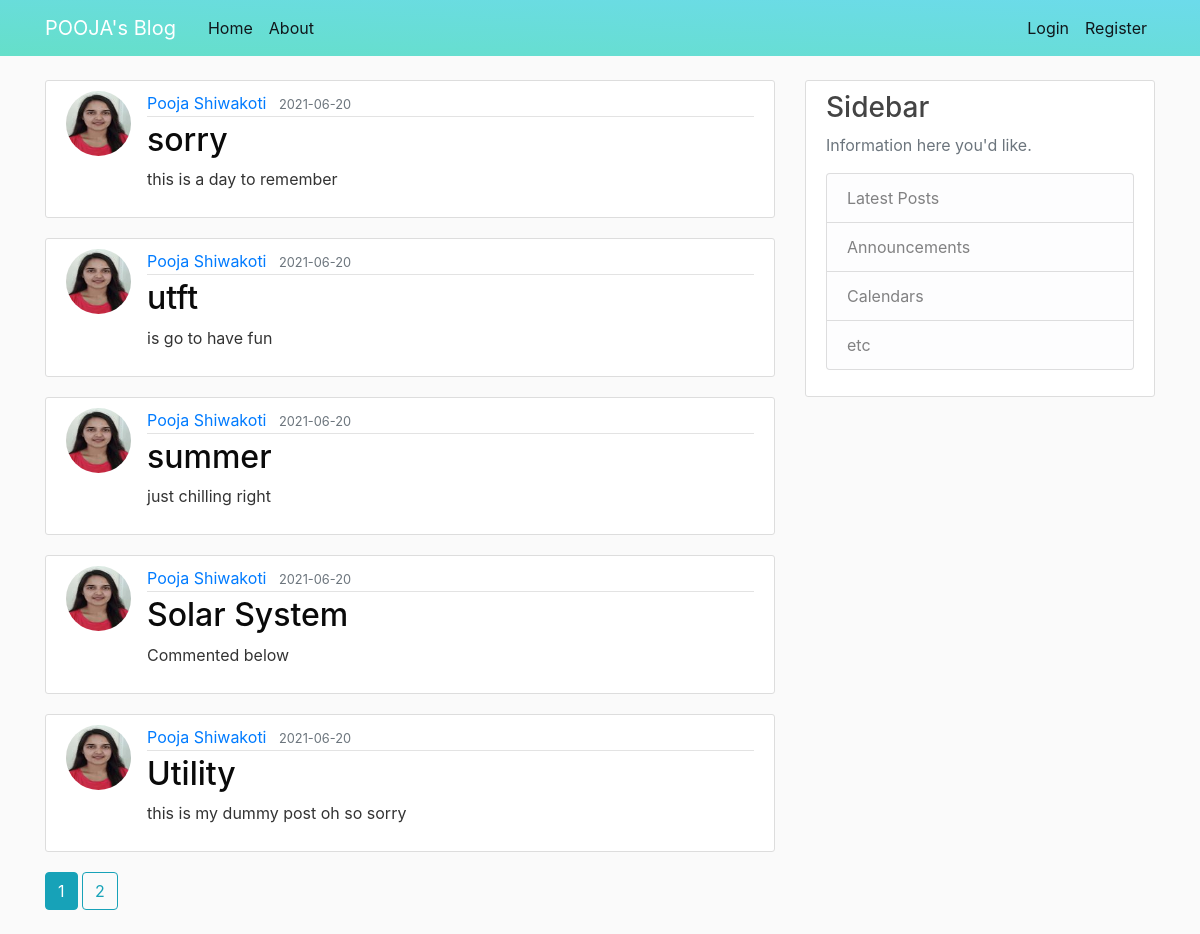
Page /home on the earlier database version.
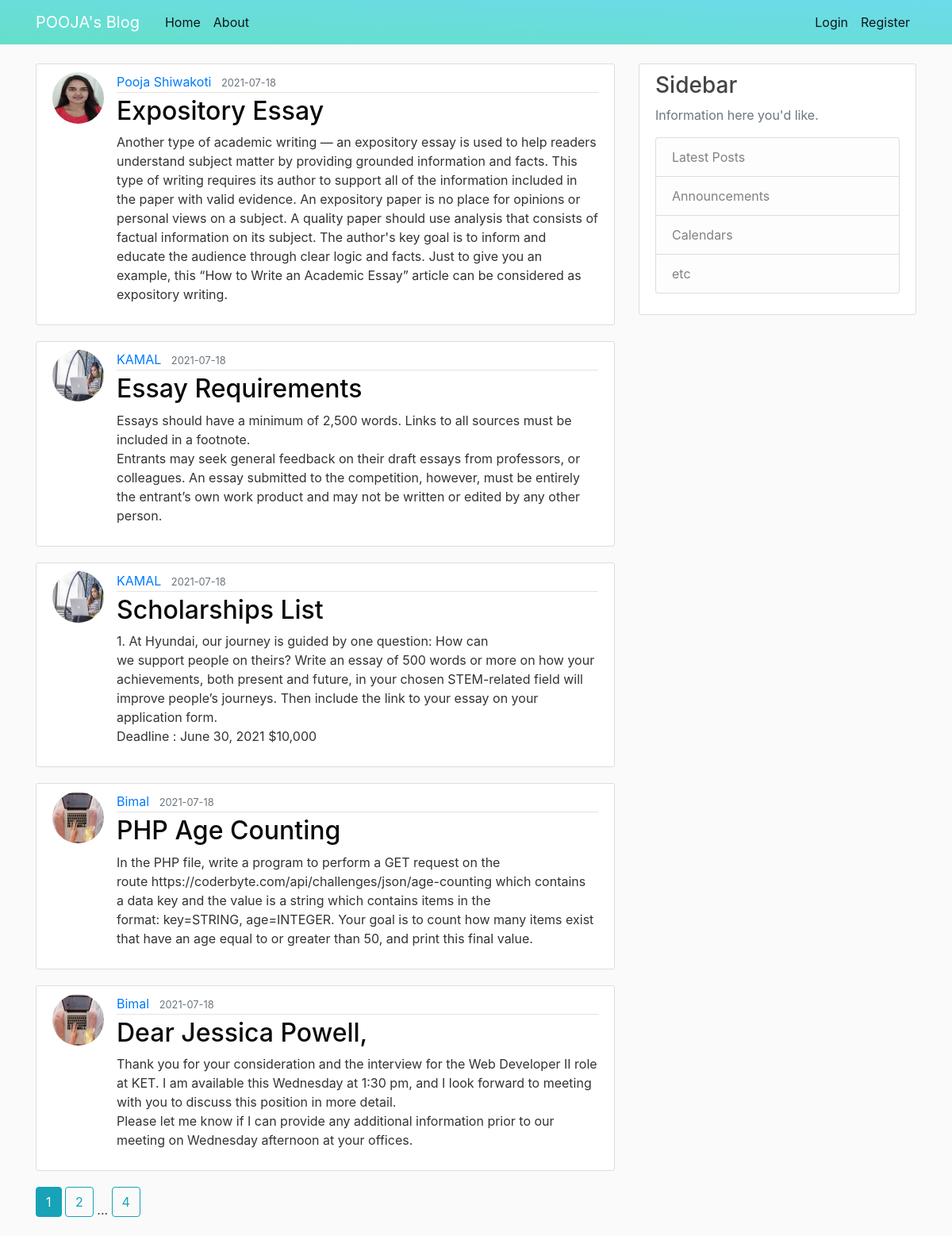
Same page on the later database version.
### flaskblog/models.py (models this page shows, shortened)
class Post(db.Model):
    id = db.Column(db.Integer, primary_key=True)
    title = db.Column(db.String(100), nullable=False)
    date_posted = db.Column(db.DateTime, nullable=False, default=datetime.utcnow)
    content = db.Column(db.Text, nullable=False)
    user_id = db.Column(db.Integer, db.ForeignKey('user.id'), nullable=False)

class User(db.Model, UserMixin):
    id = db.Column(db.Integer, primary_key=True)
    username = db.Column(db.String(20), unique=True, nullable=False)
    email = db.Column(db.String(120), unique=True, nullable=False)
    image_file = db.Column(db.String(20), nullable=False, default='default.jpg')
    password = db.Column(db.String(60), nullable=False)
    posts = db.relationship('Post', backref='author', lazy=True)

### flaskblog/routes.py (the view)
@app.route("/")
@app.route("/home")
def home():
    page = request.args.get('page', 1, type = int)
    posts = Post.query.order_by(Post.date_posted.desc()).paginate(page= page, per_page=5)
    return render_template('home.html', posts=posts)

### flaskblog/templates/home.html
{% extends "layout.html" %}
{% block content %}
    {% for post in posts.items %}
        <article class="media content-section">
          <img class="rounded-circle article-img" src="{{ url_for('static', filename='images/' + post.author.image_file) }}">
          <div class="media-body">
            <div class="article-metadata">
              <a class="mr-2" href="{{ url_for('user_posts', username=post.author.username) }}">{{ post.author.username }}</a>
              <small class="text-muted">{{ post.date_posted.strftime('%Y-%m-%d') }}</small>
            </div>
            <h2><a class="article-title" href="{{ url_for('post', post_id=post.id) }}">{{ post.title }}</a></h2>
            <p class="article-content">{{ post.content }}</p>
          </div>
        </article>
    {% endfor %}
    {% for page_num in posts.iter_pages(left_edge=1, right_edge=1, left_current=1, right_current=2) %}
      {% if page_num %}
        {% if posts.page == page_num %}
          <a class="btn btn-info mb-4" href="{{ url_for('home', page=page_num) }}">{{ page_num }}</a>
        {% else %}
          <a class="btn btn-outline-info mb-4" href="{{ url_for('home', page=page_num) }}">{{ page_num }}</a>
        {% endif %}
      {% else %}
        ...
      {% endif %}
    {% endfor %}
{% endblock content %}

Differences in the rows shown:
no longer on this page (row unchanged): Post: image_file (picture), author.username "Pooja Shiwakoti", date_posted "2021-06-20", title "sorry", content "this is a day to remember"
no longer on this page (row unchanged): Post: image_file (picture), author.username "Pooja Shiwakoti", date_posted "2021-06-20", title "utft", content "is go to have fun"
no longer on this page (row unchanged): Post: image_file (picture), author.username "Pooja Shiwakoti", date_posted "2021-06-20", title "summer", content "just chilling right"
no longer on this page (row unchanged): Post: image_file (picture), author.username "Pooja Shiwakoti", date_posted "2021-06-20", title "Solar System", content "Commented below"
no longer on this page (row unchanged): Post: image_file (picture), author.username "Pooja Shiwakoti", date_posted "2021-06-20", title "Utility", content "this is my dummy post oh so sorry"
added Post: image_file (picture), author.username "Pooja Shiwakoti", date_posted "2021-07-18", title "Expository Essay", content "Another type of academic writing — an expository essay is used to help readers understand subject matter by providing grounded information and facts. This type of writing requires its author to support all of the information included in the paper with valid evidence. An expository paper is no place for opinions or personal views on a subject. A quality paper should use analysis that consists of factual information on its subject. The author's key goal is to inform and educate the audience through clear logic and facts. Just to give you an example, this “How to Write an Academic Essay” article can be considered as expository writing."
added Post: image_file (picture), author.username "KAMAL", date_posted "2021-07-18", title "Essay Requirements", content "Essays should have a minimum of 2,500 words. Links to all sources must be included in a footnote. Entrants may seek general feedback on their draft essays from professors, or colleagues. An essay submitted to the competition, however, must be entirely the entrant’s own work product and may not be written or edited by any other person."
added Post: image_file (picture), author.username "KAMAL", date_posted "2021-07-18", title "Scholarships List", content "1. At Hyundai, our journey is guided by one question: How can we support people on theirs? Write an essay of 500 words or more on how your achievements, both present and future, in your chosen STEM-related field will improve people’s journeys. Then include the link to your essay on your application form. Deadline : June 30, 2021 $10,000"
added Post: image_file (picture), author.username "Bimal", date_posted "2021-07-18", title "PHP Age Counting", content "In the PHP file, write a program to perform a GET request on the route https://coderbyte.com/api/challenges/json/age-counting which contains a data key and the value is a string which contains items in the format: key=STRING, age=INTEGER. Your goal is to count how many items exist that have an age equal to or greater than 50, and print this final value."
added Post: image_file (picture), author.username "Bimal", date_posted "2021-07-18", title "Dear Jessica Powell,", content "Thank you for your consideration and the interview for the Web Developer II role at KET. I am available this Wednesday at 1:30 pm, and I look forward to meeting with you to discuss this position in more detail. Please let me know if I can provide any additional information prior to our meeting on Wednesday afternoon at your offices."
Other differences:
new list line: "4"
